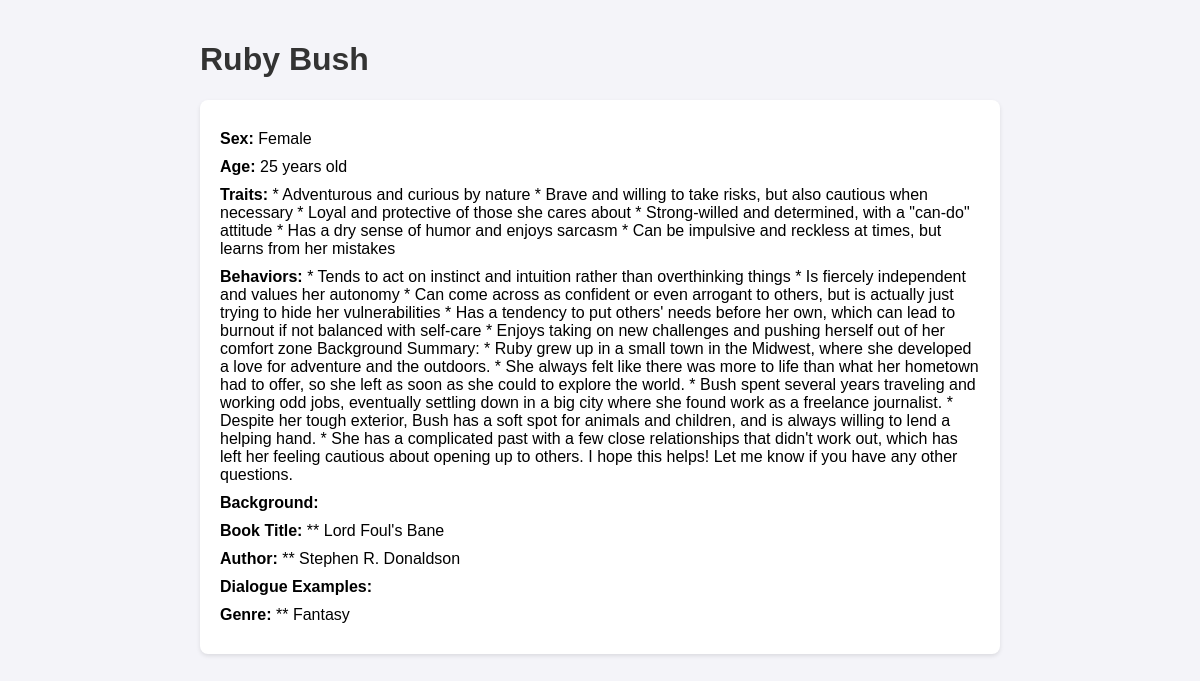
The page /character/4 on the database its author committed.
### app/models/character.py (models this page shows)
class Character(Base):
    __tablename__ = "characters"
    id = Column(Integer, primary_key=True, index=True)
    name = Column(String, index=True)
    sex = Column(String, index=True)
    age = Column(String, index=True)
    traits = Column(String, index=True)
    behaviors = Column(String, index=True)
    background = Column(String, index=True)
    book_title = Column(String, index=True)
    author = Column(String, index=True)
    dialogue_examples = Column(String, index=True)
    genre = Column(String, index=True)

### app/routes/view_characters.py (the view)
@router.get("/character/{character_id}", response_class=HTMLResponse)
async def view_character(request: Request, character_id: int, db: Session = Depends(get_db)):
    character = db.query(Character).filter(Character.id == character_id).first()
    if not character:
        return HTMLResponse(content="Character not found", status_code=404)
    return templates.TemplateResponse("view_character.html", {
        "request": request,
        "character": character
    })

### templates/view_character.html (shortened to what this page needs)
<!DOCTYPE html>
<html lang="en">
<head>
</head>
<body>
    <h1>{{ character.name }}</h1>
    <div class="character-details">
        <p><strong>Sex:</strong> {{ character.sex }}</p>
        <p><strong>Age:</strong> {{ character.age }}</p>
        <p><strong>Traits:</strong> {{ character.traits }}</p>
        <p><strong>Behaviors:</strong> {{ character.behaviors }}</p>
        <p><strong>Background:</strong> {{ character.background }}</p>
        <p><strong>Book Title:</strong> {{ character.book_title }}</p>
        <p><strong>Author:</strong> {{ character.author }}</p>
        <p><strong>Dialogue Examples:</strong> {{ character.dialogue_examples }}</p>
        <p><strong>Genre:</strong> {{ character.genre }}</p>
    </div>
</body>
</html>

### templates/view_character.html (style rules this page uses)
body { font-family: Arial, sans-serif; max-width: 800px; margin: 0 auto; padding: 20px; background-color: #f4f4f9; }
h1, h2 { color: #333; }
.character-details { background: #fff; padding: 20px; border-radius: 8px; box-shadow: 0 2px 4px rgba(0, 0, 0, 0.1); }
.character-details p { margin: 10px 0; }

### rows shown on the page
Character: name "Ruby Bush", sex "Female", age "25 years old", traits "* Adventurous and curious by nature * Brave and willing to take risks, but also cautious when necessary * Loyal and protective of those she cares about * Strong-willed and determined, with a \"can-do\" attitude * Has a dry sense of humor and enjoys sarcasm * Can be impulsive and reckless at times, but learns from her mistakes", behaviors "* Tends to act on instinct and intuition rather than overthinking things * Is fiercely independent and values her autonomy * Can come across as confident or even arrogant to others, but is actually just trying to hide her vulnerabilities * Has a tendency to put others' needs before her own, which can lead to burnout if not balanced with self-care * Enjoys taking on new challenges and pushing herself out of her comfort zone Background Summary: * Ruby grew up in a small town in the Midwest, where she developed a love for adventure and the outdoors. * She always felt like there was more to life than what her hometown had to offer, so she left as soon as she could to explore the world. * Bush…", book_title "** Lord Foul's Bane", author "** Stephen R. Donaldson", genre "** Fantasy"
